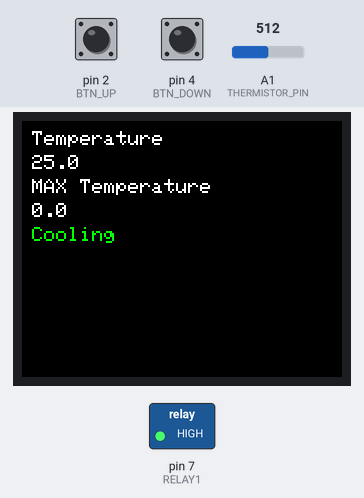
Bench run of a program on a simulated Arduino Nano, built with avr-gcc and run on an emulated ATmega328P. On the bench: 160×128 colour display, switched loads named in the program (green lamp = pin HIGH). Inputs (shaded band) come from the test bench; at power-on: pin 2 (BTN_UP) HIGH, A1 (THERMISTOR_PIN) = 512, pin 4 (BTN_DOWN) HIGH.

Above: at 1.8 s.
1.9 s: pin 2 (BTN_UP) pulled LOW for 1 s
At 4.1 s:
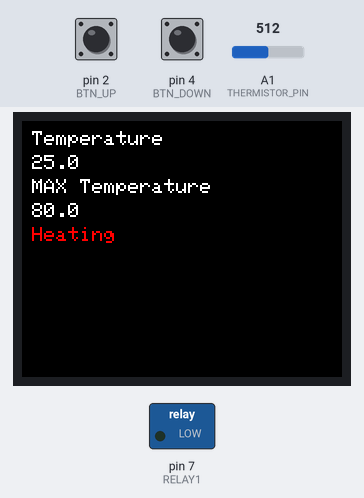
4.4 s: A1 (THERMISTOR_PIN) set to 716
At 5.8 s:
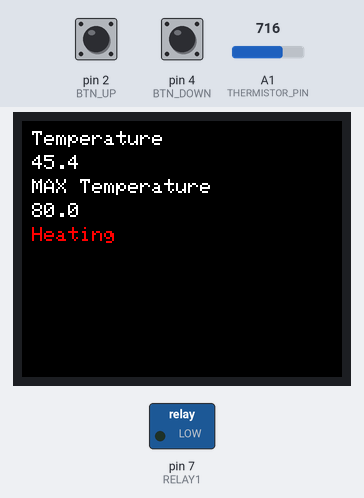
6.1 s: pin 4 (BTN_DOWN) pulled LOW for 0.15 s
7.7 s: pin 2 (BTN_UP) pulled LOW for 0.15 s
9.4 s: pin 4 (BTN_DOWN) pulled LOW for 1 s
At 10.8 s:
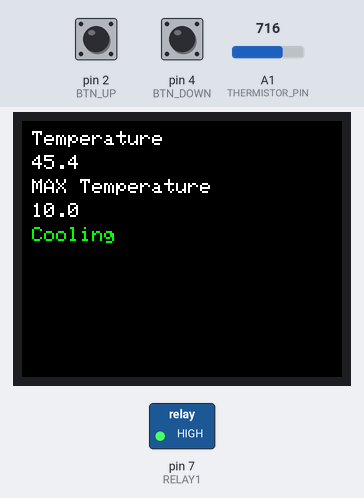
11.9 s: A1 (THERMISTOR_PIN) set to 900
At 12.4 s:
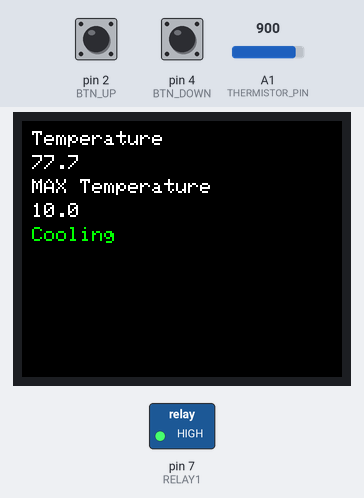
Timing chart, 0 to 14.6 s (numbered marks = the images above; inputs shaded):
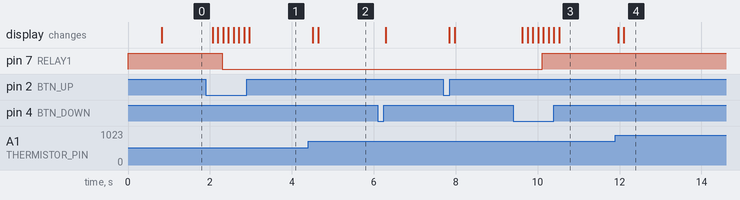

Measured:
- after the input at 1.9 s, pin 7 (RELAY1): HIGH → LOW after 0.40 s; the display: first changes after 0.17 s (image 1 shows a later state)
- after the input at 4.4 s, the display: first changes after 0.11 s (image 2 shows a later state)
- after the input at 9.4 s, pin 7 (RELAY1): LOW → HIGH after 0.71 s; the display: first changes after 0.23 s (image 3 shows a later state)
- after the input at 11.9 s, the display: first changes after 0.07 s (image 4 shows a later state)

The program:

main.cpp
```cpp
#include "includes.h"

ST7735Display disp(10, 9, 8);
Thermistor th(THERMISTOR_PIN, 10, 10000.0, 10000.0, 3950.0, 25.0);

float temperature = 0;
float max_temperature = 0;
bool isUpdateUI = false;
unsigned long lastTempUpdate = 0;
bool isFire = false;
int pos_x = 5;

void addToMax(float delta)
{
  max_temperature += delta;
  if (max_temperature < 0)
    max_temperature = 0;

  isUpdateUI = true;
}

void setup()
{
  Serial.begin(9600);

  pinMode(BTN_UP, INPUT_PULLUP);
  pinMode(BTN_DOWN, INPUT_PULLUP);

  pinMode(RELAY1, OUTPUT);
  digitalWrite(RELAY1, HIGH);

  analogReference(DEFAULT);

  disp.begin();
  disp.clearScreen();

  delay(500);
}

void append_pos_text()
{
  pos_x += 10 + GLOBAL_TEXT_SIZE * 1.2;
}

void view_ui()
{
  disp.clearScreen();
  pos_x = POSXDEF;

  disp.drawString("Temperature", GLOBAL_TEXT_SIZE, 5, pos_x, ST77XX_WHITE);
  append_pos_text();

  disp.drawFloat(temperature, GLOBAL_TEXT_SIZE, 5, pos_x, ST77XX_WHITE);

  append_pos_text();
  disp.drawString("MAX Temperature", GLOBAL_TEXT_SIZE, 5, pos_x, ST77XX_WHITE);
  append_pos_text();

  disp.drawFloat(max_temperature, GLOBAL_TEXT_SIZE, 5, pos_x, ST77XX_WHITE);
  append_pos_text();

  disp.drawString(isFire ? "Heating" : "Cooling", GLOBAL_TEXT_SIZE, 5, pos_x, isFire ? ST77XX_RED : ST77XX_GREEN);
}

void loop()
{

  if (millis() - lastTempUpdate > 100)
  {
    bool up = !digitalRead(BTN_UP);
    bool down = !digitalRead(BTN_DOWN);
    lastTempUpdate = millis();
    temperature = th.readTemperature();

    if (up)
    {
      addToMax(APPEND_VALUE);
    }

    if (down)
    {
      addToMax(-APPEND_VALUE);
    }

    if (abs(temperature - th.last_temperature) > TEMPERATURE_UPDATE)
    {
      th.last_temperature = temperature;
      isUpdateUI = true;
    }
    if (max_temperature > 0)
      isFire = max_temperature > temperature;
  }

  digitalWrite(RELAY1, isFire ? LOW : HIGH);

  if (isUpdateUI)
  {
    view_ui();
    isUpdateUI = false;
  }
}
```

ST7735Display.h
```cpp
#ifndef ST7735DISPLAY_H
#define ST7735DISPLAY_H

#include <Arduino.h>
#include <Adafruit_GFX.h>
#include <Adafruit_ST7735.h>
#include <SPI.h>

class ST7735Display
{
private:
    Adafruit_ST7735 tft;
    float lastTemp;
    bool initialized;
    uint8_t csPin;
    uint8_t dcPin;
    uint8_t rstPin;

public:
    ST7735Display(uint8_t cs = 10, uint8_t dc = 9, uint8_t rst = 8)
        : tft(cs, dc, rst), lastTemp(NAN), initialized(false), csPin(cs), dcPin(dc), rstPin(rst) {}

    void begin()
    {

        pinMode(csPin, OUTPUT);
        pinMode(dcPin, OUTPUT);
        pinMode(rstPin, OUTPUT);

        SPI.begin();
        tft.initR(INITR_BLACKTAB);
        tft.setRotation(3);
        tft.fillScreen(ST77XX_BLACK);
        tft.setTextWrap(false);
        initialized = true;
    }

    void clearScreen()
    {
        if (!initialized)
            return;
        tft.fillScreen(ST77XX_BLACK);
    }

    void drawFloat(float number, uint8_t text_size, int16_t x, int16_t y, uint16_t color, uint8_t precision = 1)
    {
        if (!initialized)
            return;
        tft.setTextSize(text_size);
        tft.setRotation(3);
        tft.setTextColor(color);
        tft.setCursor(x, y);
        tft.print(number, precision);
    }

    void drawString(const String &content, uint8_t text_size, int16_t x, int16_t y, uint16_t color)
    {
        if (!initialized)
            return;
        tft.setTextSize(text_size);
        tft.setRotation(3);
        tft.setTextColor(color);
        tft.setCursor(x, y);
        tft.print(content);
    }

    void drawInt(int number, uint8_t text_size, int16_t x, int16_t y, uint16_t color)
    {
        if (!initialized)
            return;
        tft.setTextSize(text_size);
        tft.setRotation(3);
        tft.setTextColor(color);
        tft.setCursor(x, y);
        tft.print(number);
    }
    bool isInit(){
        return initialized;
    }
    void setLastTemp(float temp)
    {
        lastTemp = temp;
    }

    float getLastTemp() const
    {
        return lastTemp;
    }

    Adafruit_ST7735 &getTFT()
    {
        return tft;
    }


};

#endif
```

Thermistor.h
```cpp
// Thermistor.h
#ifndef THERMISTOR_H
#define THERMISTOR_H

#include <Arduino.h>
#include <math.h>

class Thermistor
{
private:
    uint8_t pin;
    int numSamples;
    float seriesResistor;
    float nominalResistance;
    float bCoefficient;
    float temperatureNominal;

public:
    float temperature;
    float last_temperature;
    float resistance;

    Thermistor(uint8_t analogPin,
               int samples = 10,
               float seriesR = 10000.0,
               float nominalR = 10000.0,
               float bCoef = 3950.0,
               float tempNominal = 25.0)
        : pin(analogPin),
          numSamples(samples),
          seriesResistor(seriesR),
          nominalResistance(nominalR),
          bCoefficient(bCoef),
          temperatureNominal(tempNominal),
          temperature(0.0f),
          last_temperature(0.0f),
          resistance(0.0f) {}

    float readTemperature()
    {
        int samplesArr[NUMSAMPLES_MAX];
        int n = numSamples;
        if (n <= 0)
            n = 1;
        if (n > NUMSAMPLES_MAX)
            n = NUMSAMPLES_MAX;

        for (int i = 0; i < n; i++)
        {
            samplesArr[i] = analogRead(pin);
            delay(10);
        }

        float average = 0.0f;
        for (int i = 0; i < n; i++)
            average += samplesArr[i];
        average /= n;

        if (average <= 0.0f)
            average = 1.0f;

        resistance = seriesResistor * ((1023.0f / average) - 1.0f);

        float steinhart;
        steinhart = resistance / nominalResistance;
        steinhart = log(steinhart);
        steinhart = steinhart / bCoefficient;
        steinhart = steinhart + 1.0f / (temperatureNominal + 273.15f);
        steinhart = 1.0f / steinhart;
        steinhart = steinhart - 273.15f;

        temperature = steinhart;
        return temperature;
    }

    static const int NUMSAMPLES_MAX = 50;
};

#endif // THERMISTOR_H
```

includes.h
```cpp
#include <Arduino.h>
#include <Adafruit_GFX.h>
#include <Adafruit_ST7735.h>
#include <SPI.h>
#include "ST7735Display.h"
#include "Thermistor.h"

#include "config.h"
```

config.h
```cpp
#define THERMISTOR_PIN A1
#define SERIESRESISTOR 100000
#define THERMISTORNOMINAL 100000
#define TEMPERATURENOMINAL 25
#define BCOEFFICIENT 3950
#define NUMSAMPLES 10
#define GLOBAL_TEXT_SIZE 1.7
#define POSXDEF 5

// Пины для кнопок изменения необходимой температуры.
#define BTN_UP 2
#define BTN_DOWN 4

// Пины для релейного модуля.
#define RELAY1 7

#define APPEND_VALUE 10
#define TEMPERATURE_UPDATE 0.2
 
```
